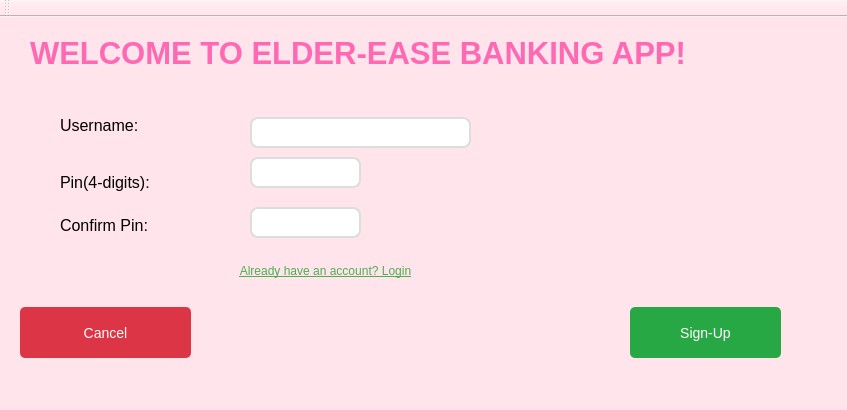
<?xml version="1.0" encoding="UTF-8"?>
<ui version="4.0">
 <class>ElderEaseApp</class>
 <widget class="QMainWindow" name="ElderEaseApp">
  <property name="geometry">
   <rect>
    <x>0</x>
    <y>0</y>
    <width>847</width>
    <height>410</height>
   </rect>
  </property>
  <property name="windowTitle">
   <string>ElderEaseApp</string>
  </property>
  <property name="styleSheet">
   <string notr="true">background-color: rgb(255, 228, 235);</string>
  </property>
  <widget class="QWidget" name="centralWidget">
   <widget class="QLabel" name="titleLabel">
    <property name="geometry">
     <rect>
      <x>30</x>
      <y>-30</y>
      <width>801</width>
      <height>131</height>
     </rect>
    </property>
    <property name="font">
     <font>
      <pointsize>23</pointsize>
      <weight>75</weight>
      <bold>true</bold>
     </font>
    </property>
    <property name="styleSheet">
     <string notr="true">color: #FF69B4;
</string>
    </property>
    <property name="text">
     <string>WELCOME TO ELDER-EASE BANKING APP!</string>
    </property>
   </widget>
   <widget class="QLabel" name="nameLabel">
    <property name="geometry">
     <rect>
      <x>60</x>
      <y>100</y>
      <width>101</width>
      <height>16</height>
     </rect>
    </property>
    <property name="font">
     <font>
      <pointsize>12</pointsize>
     </font>
    </property>
    <property name="text">
     <string>Username:</string>
    </property>
   </widget>
   <widget class="QLabel" name="pinLabel">
    <property name="geometry">
     <rect>
      <x>60</x>
      <y>150</y>
      <width>121</width>
      <height>31</height>
     </rect>
    </property>
    <property name="font">
     <font>
      <pointsize>12</pointsize>
     </font>
    </property>
    <property name="text">
     <string>Pin(4-digits):</string>
    </property>
   </widget>
   <widget class="QLabel" name="confirmLabel">
    <property name="geometry">
     <rect>
      <x>60</x>
      <y>200</y>
      <width>121</width>
      <height>16</height>
     </rect>
    </property>
    <property name="font">
     <font>
      <pointsize>12</pointsize>
     </font>
    </property>
    <property name="text">
     <string>Confirm Pin:</string>
    </property>
   </widget>
   <widget class="QLineEdit" name="nameEdit">
    <property name="geometry">
     <rect>
      <x>250</x>
      <y>100</y>
      <width>221</width>
      <height>31</height>
     </rect>
    </property>
    <property name="styleSheet">
     <string notr="true">QLineEdit {
background-color: white;
border: 2px solid #ddd;
border-radius: 8px;
padding: 6px;
}
QLineEdit: focus {
border: 2px solid #4CAF50;
}</string>
    </property>
   </widget>
   <widget class="QLineEdit" name="pinEdit">
    <property name="geometry">
     <rect>
      <x>250</x>
      <y>140</y>
      <width>111</width>
      <height>31</height>
     </rect>
    </property>
    <property name="styleSheet">
     <string notr="true">QLineEdit {
background-color: white;
border: 2px solid #ddd;
border-radius: 8px;
padding: 6px;
}
QLineEdit: focus {
border: 2px solid #4CAF50;
}</string>
    </property>
   </widget>
   <widget class="QLineEdit" name="confirmEdit">
    <property name="geometry">
     <rect>
      <x>250</x>
      <y>190</y>
      <width>111</width>
      <height>31</height>
     </rect>
    </property>
    <property name="styleSheet">
     <string notr="true">QLineEdit {
background-color: white;
border: 2px solid #ddd;
border-radius: 8px;
padding: 6px;
}
QLineEdit: focus {
border: 2px solid #4CAF50;
}</string>
    </property>
   </widget>
   <widget class="QPushButton" name="signButton">
    <property name="geometry">
     <rect>
      <x>630</x>
      <y>290</y>
      <width>151</width>
      <height>51</height>
     </rect>
    </property>
    <property name="styleSheet">
     <string notr="true">QPushButton {
background-color: #28a745;
color: white;
padding: 2px 15px;
border-radius: 5px;
font-size: 14px;
}

QPushButton:hover {
 background-color: #5cd65c;
}
</string>
    </property>
    <property name="text">
     <string>Sign-Up</string>
    </property>
   </widget>
   <widget class="QPushButton" name="cancelButton">
    <property name="geometry">
     <rect>
      <x>20</x>
      <y>290</y>
      <width>171</width>
      <height>51</height>
     </rect>
    </property>
    <property name="styleSheet">
     <string notr="true">QPushButton{
background-color: #dc3545;
color: white;
font-size: 14px;
padding: 6px 12px;
border-radius: 5px;
}

QPushButton#cancelButton:hover{
background-color: #ff6666;
}
</string>
    </property>
    <property name="text">
     <string>Cancel</string>
    </property>
   </widget>
   <widget class="QPushButton" name="loginRedirectButton">
    <property name="geometry">
     <rect>
      <x>160</x>
      <y>240</y>
      <width>331</width>
      <height>28</height>
     </rect>
    </property>
    <property name="styleSheet">
     <string notr="true">QPushButton {
    background-color: transparent;
    border: none;
    color: #4CAF50;  /* or blue */
    text-decoration: underline;
}

QPushButton:hover {
    color: #45a049;
}</string>
    </property>
    <property name="text">
     <string>Already have an account? Login</string>
    </property>
   </widget>
  </widget>
  <widget class="QMenuBar" name="menuBar">
   <property name="geometry">
    <rect>
     <x>0</x>
     <y>0</y>
     <width>847</width>
     <height>26</height>
    </rect>
   </property>
  </widget>
  <widget class="QToolBar" name="mainToolBar">
   <attribute name="toolBarArea">
    <enum>TopToolBarArea</enum>
   </attribute>
   <attribute name="toolBarBreak">
    <bool>false</bool>
   </attribute>
  </widget>
  <widget class="QStatusBar" name="statusBar"/>
 </widget>
 <layoutdefault spacing="6" margin="11"/>
 <resources/>
 <connections/>
</ui>
